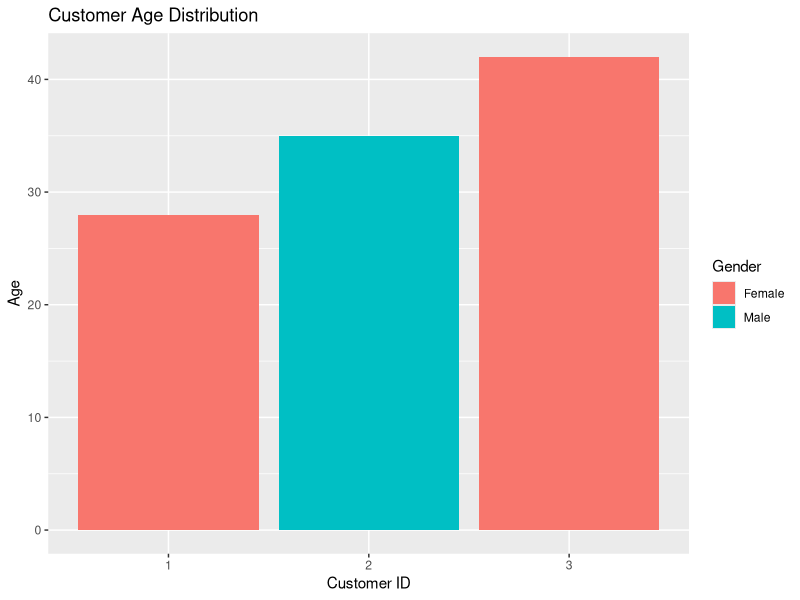

Source code (R): (Note: this script raises an error after producing the figure.)
library(ggplot2)
library(gridExtra)

# Dataset
data <- data.frame(
  CustomerID = 1:3,
  Age = c(28, 35, 42),
  Gender = c("Female", "Male", "Female"),
  Income = c(50000, 60000, 75000)
)

# 1. Bar chart: Age distribution
age_chart <- ggplot(data, aes(x = factor(CustomerID), y = Age, fill = Gender)) +
  geom_bar(stat = "identity") +
  labs(title = "Customer Age Distribution", x = "Customer ID", y = "Age")

# 2. Pie chart: Gender distribution
gender_data <- data %>% count(Gender)
pie_chart <- ggplot(gender_data, aes(x = "", y = n, fill = Gender)) +
  geom_col(width = 1) +
  coord_polar("y") +
  labs(title = "Gender Distribution") +
  theme_void()

# 3. Table
table_plot <- tableGrob(data, rows = NULL)

# Combine
grid.arrange(age_chart, pie_chart, table_plot, ncol = 2)

